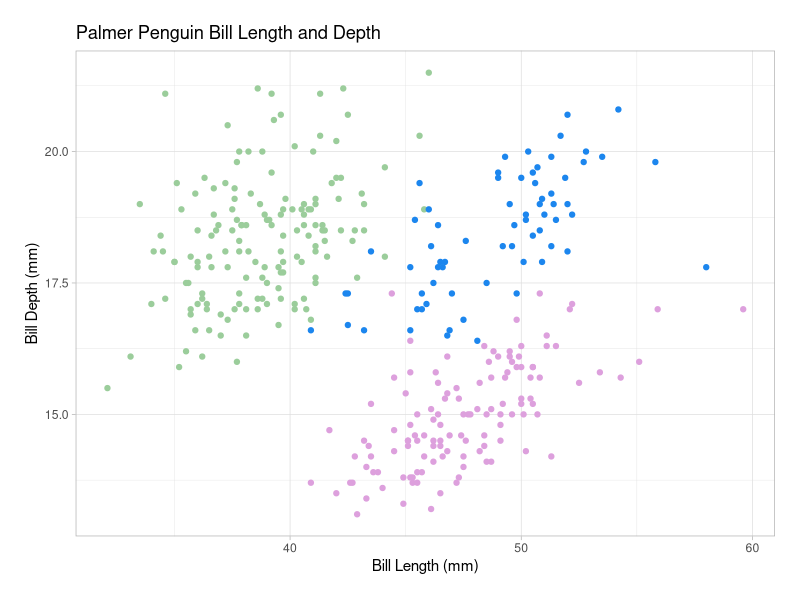
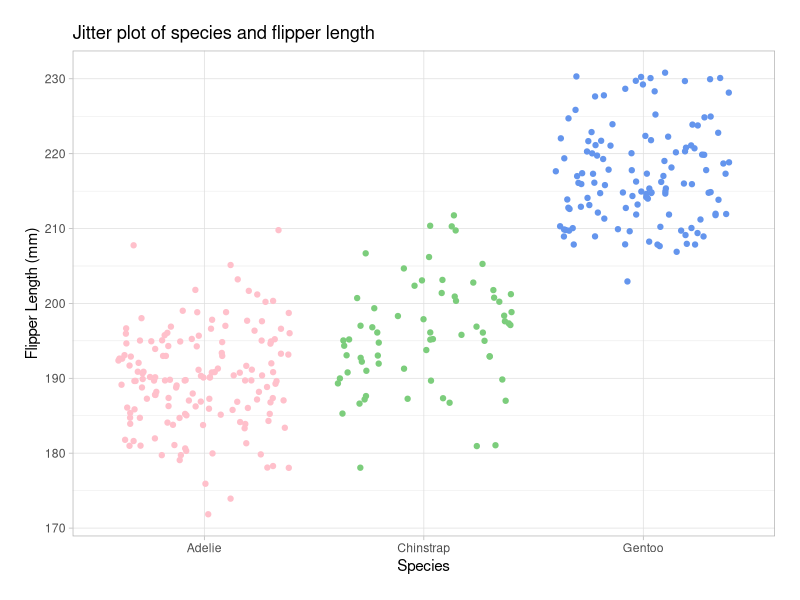

Generate these figures, in order, with R:
## ---- chunk 1
library(tidyverse)
library(palmerpenguins)
## ---- chunk 2
# ---TASK A---
## assign function

fx_task <- expression(x^2)

## assign derivative

dfdx_task <- D(fx_task, 'x')

## assign x value

x = 3

## evaluate derivative

eval(dfdx_task)
## ---- chunk 3
#---TASKB---
## assign function

Pa <- expression(2 * (3 * a + 2)^4 - 5)

## assign derivative 

dPda <- D(Pa, 'a')

## assign a value

a = 1.2

## evaluate derivative at assigned a value

eval(dPda)
## ---- chunk 4
# make a plot of bill length and bill depth
ggplot(data = penguins, aes(x = bill_length_mm, y = bill_depth_mm, color = species)) +
  geom_point() +
  scale_color_manual(values=c('darkseagreen3','dodgerblue2','plum'),
                       guide=FALSE) +
  labs(title = "Palmer Penguin Bill Length and Depth", x = "Bill Length (mm)", y = "Bill Depth (mm)") +
  theme_light() + 
  theme(plot.margin = unit(c(0.25, 0.25, 0.25, 0.25),
                                "inches"))

## ---- chunk 5
# Jitter stuff
ggplot(penguins, aes(species, flipper_length_mm, color = species)) +
  geom_jitter() + 
  labs(title = "Jitter plot of species and flipper length", x = "Species", y = "Flipper Length (mm)") +
  scale_color_manual(values=c('pink','palegreen3','cornflowerblue'),
                       guide=FALSE) +
  theme_light() + 
  theme(plot.margin = unit(c(0.25, 0.25, 0.25, 0.25), "inches"))

